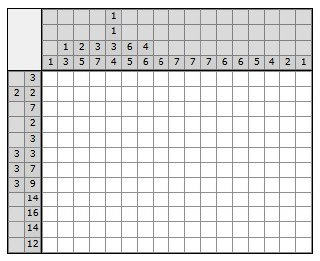
#> input picture debug_photos/769473160_8bcb88fe.jpg, 320 x 261 px; its folder holds only this picture in this run
$ python -i bot.py   (imports and definitions only)
#> lines starting #> are read from the running program, lines starting #| are printed output that depends on the picture
import asyncio
import logging
import os
import shutil
import uuid
from concurrent.futures import ThreadPoolExecutor
from pathlib import Path

import cv2
import numpy as np
from dotenv import load_dotenv
from telegram import Update
from telegram.ext import (
    Application,
    CommandHandler,
    ConversationHandler,
    MessageHandler,
    filters,
)

# [1 line not run here, left out]

from src.formatter import render_png
from src.parser import parse_nonogram_image
from src.solver import UNKNOWN, solve, validate

# [4 lines not run here, left out]
logger = logging.getLogger(__name__)

ASK_COLS, ASK_ROWS = range(2)

# user_id -> {"image_path": str, "n_cols": int}
sessions: dict[int, dict] = {}
_executor = ThreadPoolExecutor(max_workers=4)

# Always relative to this file so the bot works regardless of CWD.
TEMP_DIR = Path(__file__).parent / "tmp_bot"
# [1 line not run here, left out]

# Compressed photos from Telegram are saved here and never deleted,
# so they can be inspected manually with: python src/parser.py debug_photos/file.jpg ROWS COLS
DEBUG_DIR = Path(__file__).parent / "debug_photos"
# [1 line not run here, left out]

_HELP = (
    "Nonogram Solver Bot\n\n"
    "Send me a screenshot of a nonogram puzzle and I will solve it.\n"
    "I will ask for the number of columns and rows, then send back the solved image.\n\n"
    "/start — show this help\n"
    "/cancel — cancel the current session"
)


# [16 lines not run here, left out]


def _enhance_photo(src_path: str) -> str:
    """Preprocess a Telegram-compressed JPEG to improve grid-line detection.

    Telegram re-encodes photos as JPEG which introduces two problems:
      1. 8×8 block artifacts that the grid detector misreads as extra lines.
      2. Blurry edges on grid lines, reducing the dark-pixel fraction below
         the LINE_FRAC threshold so real lines are missed.

    Fix: median blur removes block artifacts, then unsharp mask restores
    crispness.  Result is saved as PNG (lossless) next to the original.
    """
#> called with src_path = 'debug_photos/769473160_8bcb88fe.jpg'
    img = cv2.imdecode(np.fromfile(src_path, dtype=np.uint8), cv2.IMREAD_COLOR)
#> img is the input picture: shape (261, 320, 3); mean B, G, R 224.5, 224.5, 224.5
    if img is None:
        return src_path
    # 3×3 median removes JPEG block noise while keeping sharp edges intact.
    denoised = cv2.medianBlur(img, 3)
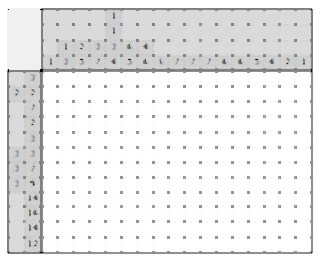
#> denoised: shape (261, 320, 3); mean B, G, R 234.7, 234.7, 234.7
    # Unsharp mask: make grid lines and digit edges crisper again.
    blur = cv2.GaussianBlur(denoised, (0, 0), 1.5)
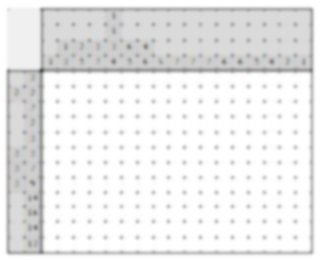
#> blur: shape (261, 320, 3); mean B, G, R 234.7, 234.7, 234.7
    sharpened = cv2.addWeighted(denoised, 1.5, blur, -0.5, 0)
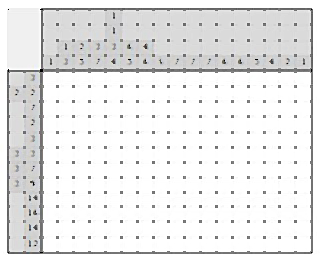
#> sharpened: shape (261, 320, 3); mean B, G, R 233.6, 233.6, 233.6
    out_path = str(Path(src_path).with_suffix("")) + "_enhanced.png"
    cv2.imencode(".png", sharpened)[1].tofile(out_path)
    return out_path


# [136 lines not run here, left out]


# [59 lines left out: functions _run_solver, _cleanup_session, main, not called in this run]


# [2 lines not run here, left out]

>>> result = _enhance_photo('debug_photos/769473160_8bcb88fe.jpg')
